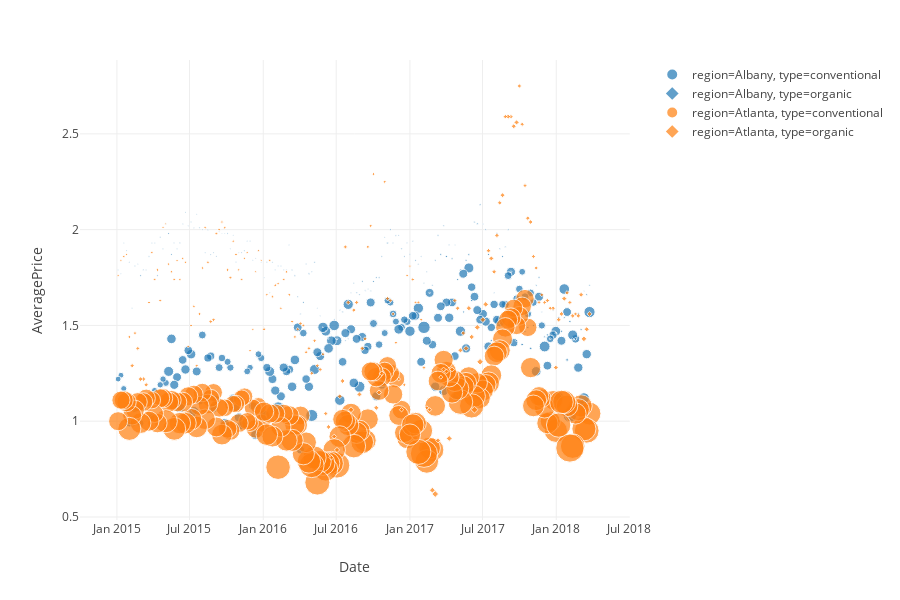

The notebook cell this image was saved under:
### Code cell
avocados["size"] = np.log(avocados["total_volume"]) 
fig = px.scatter(
    avocados,
    x="Date",
    y="AveragePrice",
    color="region",
    symbol="type",
    template="none",
    size="total_volume"
)
fig

### Figure 1 — Plotly figure (JSON) as saved in the notebook; plotly's stock layout.template omitted (floating-point values rounded to 4 significant figures; data arrays with more than 128 entries replaced by an {"elided": "..."} marker saying what was removed)
{"data": [{"hoverlabel": {"namelength": 0}, "hovertemplate": "region=Albany<br>type=conventional<br>Date=%{x}<br>AveragePrice=%{y}<br>total_volume=%{marker.size}", "legendgroup": "region=Albany, type=conventional", "marker": {"color": "#1F77B4", "size": {"elided": "169 float values"}, "sizemode": "area", "sizeref": 2394.0, "symbol": "circle"}, "mode": "markers", "name": "region=Albany, type=conventional", "showlegend": true, "type": "scatter", "x": {"elided": "169 str values"}, "xaxis": "x", "y": {"elided": "169 float values"}, "yaxis": "y"}, {"hoverlabel": {"namelength": 0}, "hovertemplate": "region=Albany<br>type=organic<br>Date=%{x}<br>AveragePrice=%{y}<br>total_volume=%{marker.size}", "legendgroup": "region=Albany, type=organic", "marker": {"color": "#1F77B4", "size": {"elided": "169 float values"}, "sizemode": "area", "sizeref": 2394.0, "symbol": "diamond"}, "mode": "markers", "name": "region=Albany, type=organic", "showlegend": true, "type": "scatter", "x": {"elided": "169 str values"}, "xaxis": "x", "y": {"elided": "169 float values"}, "yaxis": "y"}, {"hoverlabel": {"namelength": 0}, "hovertemplate": "region=Atlanta<br>type=conventional<br>Date=%{x}<br>AveragePrice=%{y}<br>total_volume=%{marker.size}", "legendgroup": "region=Atlanta, type=conventional", "marker": {"color": "#FF7F0E", "size": {"elided": "169 float values"}, "sizemode": "area", "sizeref": 2394.0, "symbol": "circle"}, "mode": "markers", "name": "region=Atlanta, type=conventional", "showlegend": true, "type": "scatter", "x": {"elided": "169 str values"}, "xaxis": "x", "y": {"elided": "169 float values"}, "yaxis": "y"}, {"hoverlabel": {"namelength": 0}, "hovertemplate": "region=Atlanta<br>type=organic<br>Date=%{x}<br>AveragePrice=%{y}<br>total_volume=%{marker.size}", "legendgroup": "region=Atlanta, type=organic", "marker": {"color": "#FF7F0E", "size": {"elided": "169 float values"}, "sizemode": "area", "sizeref": 2394.0, "symbol": "diamond"}, "mode": "markers", "name": "region=Atlanta, type=organic", "showlegend": true, "type": "scatter", "x": {"elided": "169 str values"}, "xaxis": "x", "y": {"elided": "169 float values"}, "yaxis": "y"}], "layout": {"height": 600, "legend": {"itemsizing": "constant", "tracegroupgap": 0}, "margin": {"t": 60}, "xaxis": {"anchor": "y", "domain": [0, 0.98], "title": {"text": "Date"}}, "yaxis": {"anchor": "x", "domain": [0, 1], "title": {"text": "AveragePrice"}}}}
